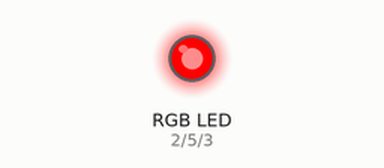
A sketch run on a simulated Arduino Uno, built with avr-gcc and run on an emulated ATmega328P. On the bench: an RGB LED mixed from three pins (HIGH = lit).

Above: at 0.5 s.
At 1.5 s:
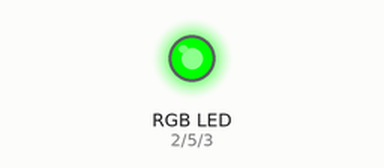
At 5.5 s:
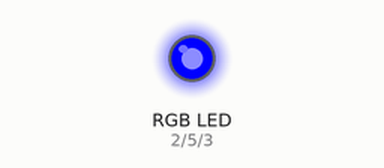
Timing chart, 0 to 6.9 s (numbered marks = the images above):
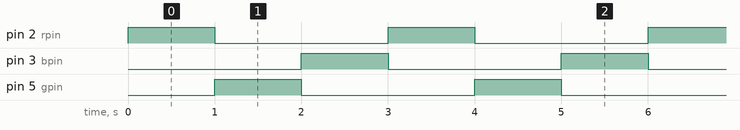

The sketch:

blink_rgb.ino
```cpp
const int rpin = 2;
const int gpin = 5;
const int bpin = 3;

void setup()
{
  pinMode(rpin, OUTPUT);
  pinMode(gpin, OUTPUT);
  pinMode(bpin, OUTPUT);
}

void loop()
{
  digitalWrite(bpin, LOW);
  digitalWrite(rpin, HIGH);     // Blink RED LED
  delay(1000);
  digitalWrite(rpin, LOW);
  digitalWrite(gpin, HIGH);     // Blink GREEN LED
  delay(1000);
  digitalWrite(gpin, LOW);
  digitalWrite(bpin, HIGH);     // Blink BLUE LED
  delay(1000);
}
```

Measured:
- by itself, pin 2 (rpin), pin 3 (bpin), pin 5 (gpin): alternates HIGH for 1.0 s and LOW for 2.0 s
- by itself, everything shown: repeats every 3.0 s, in 3 steps
